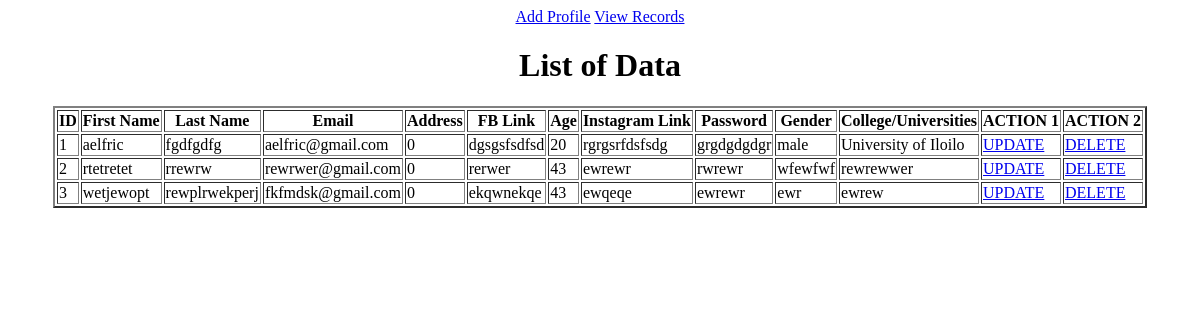
The page /records.php on the database as committed earlier.
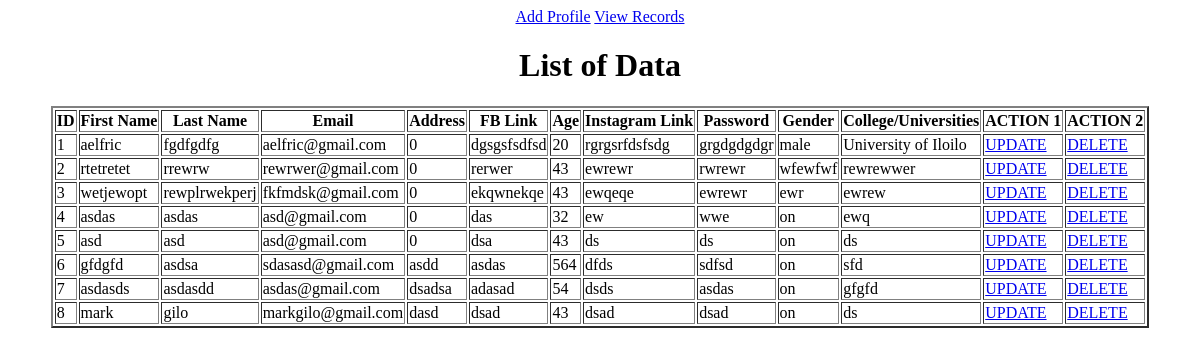
The same page on the database as committed later.
### tables this page shows
CREATE TABLE `user_profile` (
  `id` int(255) NOT NULL,
  `firstName` varchar(255) NOT NULL,
  `lastName` varchar(255) NOT NULL,
  `email` varchar(255) NOT NULL,
  `address` varchar(255) NOT NULL,
  `fbLink` varchar(255) NOT NULL,
  `age` int(255) NOT NULL,
  `instaLink` varchar(255) NOT NULL,
  `password` varchar(255) NOT NULL,
  `gender` varchar(255) NOT NULL,
  `school` varchar(255) NOT NULL
);

### records.php (the view, shortened to what this page needs)
<?php
    include "conn.php";
?>
<!DOCTYPE html>
<html lang="en">
<head>
</head>
<body>
    <div class="table-box">
        <center>
            <a href="index.php">Add Profile</a>
            <a href="records.php">View Records</a>
            <h1>List of Data</h1>
            <table border="2px solid">
                <tr>
                    <th>ID</th>
                    <th>First Name</th>
                    <th>Last Name</th>
                    <th>Email</th>
                    <th>Address</th>
                    <th>FB Link</th>
                    <th>Age</th>
                    <th>Instagram Link</th>
                    <th>Password</th>
                    <th>Gender</th>
                    <th>College/Universities</th>
                    <th>ACTION 1</th>
                    <th>ACTION 2</th>
                </tr>
                <?php
                    $records = mysqli_query($conn, "SELECT * FROM user_profile");
                    while($get_records = mysqli_fetch_array($records)){
                        ?>
                            <tr>
                                <td><?php echo $get_records['id']?></td>
                                <td><?php echo $get_records['firstName']?></td>
                                <td><?php echo $get_records['lastName']?></td>
                                <td><?php echo $get_records['email']?></td>
                                <td><?php echo $get_records['address']?></td>
                                <td><?php echo $get_records['fbLink']?></td>
                                <td><?php echo $get_records['age']?></td>
                                <td><?php echo $get_records['instaLink']?></td>
                                <td><?php echo $get_records['password']?></td>
                                <td><?php echo $get_records['gender']?></td>
                                <td><?php echo $get_records['school']?></td>
                                <td><a href="update.php?update_id=<?php echo $get_records['id'];?>">UPDATE</a></td>
                                <td><a href="delete.php?delete_id=<?php echo $get_records['id'];?>">DELETE</a></td>
                            </tr>
                        <?php
                    }
                ?>
            </table>
        </center>
    </div>
</body>
</html>

Rows that differ between the two databases and show on the page:
added user_profile: id "4", firstName "asdas", lastName "asdas", email "asd@gmail.com", address "0", fbLink "das", age "32", instaLink "ew", password "wwe", gender "on", school "ewq"
added user_profile: id "5", firstName "asd", lastName "asd", email "asd@gmail.com", address "0", fbLink "dsa", age "43", instaLink "ds", password "ds", gender "on", school "ds"
added user_profile: id "6", firstName "gfdgfd", lastName "asdsa", email "sdasasd@gmail.com", address "asdd", fbLink "asdas", age "564", instaLink "dfds", password "sdfsd", gender "on", school "sfd"
added user_profile: id "7", firstName "asdasds", lastName "asdasdd", email "asdas@gmail.com", address "dsadsa", fbLink "adasad", age "54", instaLink "dsds", password "asdas", gender "on", school "gfgfd"
added user_profile: id "8", firstName "mark", lastName "gilo", email "markgilo@gmail.com", address "dasd", fbLink "dsad", age "43", instaLink "dsad", password "dsad", gender "on", school "ds"
